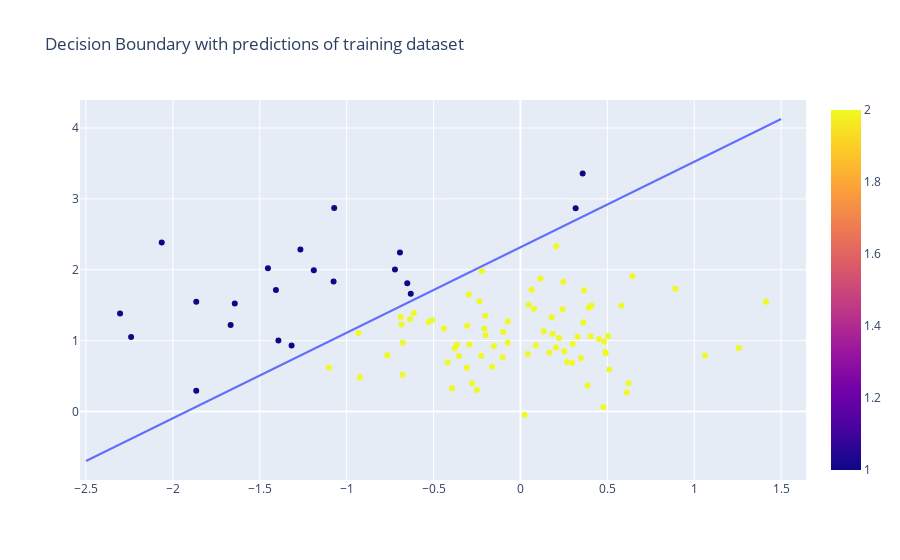

The notebook cell this image was saved under:
### Markdown cell above
You can draw the decision boundary $w^Tx = 0$ by using:

### Code cell
import plotly.graph_objects as go

# First compute w... then: 
x1 = np.linspace(-2.5,1.5,10) 
x2 = (-w[0]-w[1]*x1)/w[2]
fig1 = px.line(pd.DataFrame(dict(x1=x1, x2=x2)), x='x1', y='x2')
fig2 = px.scatter(pd.DataFrame(dict(prediction=2-t_train_pred, x1 = synth_train[:,1], x2 = synth_train[:,2])),x='x1', y='x2', color='prediction')
fig_boundary = go.Figure(data = fig1.data + fig2.data)
fig_boundary.update_layout(dict(title='Decision Boundary with predictions of training dataset'))
fig_boundary.show()

### Figure 1 — Plotly figure (JSON) as saved in the notebook; plotly's stock layout.template omitted (floating-point values rounded to 4 significant figures)
{"data": [{"hovertemplate": "x1=%{x}<br>x2=%{y}<extra></extra>", "legendgroup": "", "line": {"color": "#636efa", "dash": "solid"}, "marker": {"symbol": "circle"}, "mode": "lines", "name": "", "orientation": "v", "showlegend": false, "type": "scatter", "x": [-2.5, -2.056, -1.611, -1.167, -0.7222, -0.2778, 0.1667, 0.6111, 1.056, 1.5], "xaxis": "x", "y": [-0.6994, -0.1631, 0.3732, 0.9095, 1.446, 1.982, 2.518, 3.055, 3.591, 4.127], "yaxis": "y"}, {"hovertemplate": "x1=%{x}<br>x2=%{y}<br>prediction=%{marker.color}<extra></extra>", "legendgroup": "", "marker": {"color": [1, 2, 2, 2, 1, 2, 2, 1, 2, 2, 2, 2, 2, 2, 1, 2, 2, 2, 2, 2, 2, 2, 2, 2, 2, 2, 2, 2, 2, 2, 2, 1, 1, 2, 1, 2, 2, 2, 2, 2, 2, 2, 2, 2, 2, 2, 1, 2, 2, 2, 2, 2, 1, 2, 2, 1, 2, 2, 2, 2, 2, 2, 2, 2, 2, 1, 2, 2, 1, 1, 2, 2, 2, 2, 2, 2, 2, 2, 2, 2, 1, 1, 2, 1, 2, 2, 2, 2, 2, 2, 2, 2, 2, 2, 1, 1, 1, 1, 2, 1], "coloraxis": "coloraxis", "symbol": "circle"}, "mode": "markers", "name": "", "orientation": "v", "showlegend": false, "type": "scatter", "x": [-0.7222, -0.9247, -0.766, -0.07329, -1.393, -0.2022, 0.4817, -1.866, -0.1525, 0.3864, 0.08758, -0.1629, 0.2056, -0.6789, -0.6313, 0.4514, -0.3794, -0.6781, -0.6354, -0.3945, 0.3615, -0.5287, -0.2511, 0.07829, -0.5086, 0.4089, -0.3656, 1.413, 0.1854, -0.236, -0.6143, -2.304, -1.644, -0.09963, -1.866, 0.2971, 0.2416, -0.3081, -0.2973, 0.04255, -0.2935, 0.04722, 0.5114, -0.4398, 0.5797, -0.2259, -1.317, 0.4034, 0.06398, -0.2005, 0.1792, -0.6848, -1.266, -0.07323, -0.2788, -1.668, -0.9328, -0.2225, -0.4193, -0.1023, 0.246, 0.477, 0.1661, 0.3925, 0.2688, -1.189, -0.3535, 0.206, 0.3579, -1.075, 0.6107, 0.3478, 0.134, 0.4875, 0.3281, -0.3071, 0.6225, 0.02392, 1.256, -0.2078, -1.072, -1.407, 0.6437, -1.453, 0.8912, 0.2521, 0.5042, 0.2999, 0.4904, 1.061, 0.3659, -1.102, 0.1153, 0.2222, 0.3175, -0.6936, -0.6514, -2.24, -0.6888, -2.064], "xaxis": "x", "y": [2.004, 0.4837, 0.7943, 0.9699, 0.9997, 1.35, 0.9844, 1.548, 0.9225, 0.3663, 0.9324, 0.6305, 0.9027, 0.5193, 1.661, 1.023, 0.8925, 0.9694, 1.299, 0.3272, 1.259, 1.261, 0.3042, 1.449, 1.288, 1.495, 0.9434, 1.549, 1.095, 1.555, 1.389, 1.381, 1.522, 1.122, 0.293, 0.6859, 1.443, 0.6168, 1.65, 0.809, 0.9441, 1.505, 0.5909, 1.172, 1.492, 0.7871, 0.9323, 1.062, 1.718, 1.075, 1.331, 1.226, 2.286, 1.271, 0.3962, 1.22, 1.106, 1.983, 0.6952, 0.7653, 1.83, 0.06119, 0.8327, 1.462, 0.6986, 1.992, 0.7811, 2.33, 3.358, 1.833, 0.2676, 0.7545, 1.132, 0.8396, 1.054, 1.211, 0.3983, -0.04733, 0.8962, 1.172, 2.872, 1.713, 1.908, 2.022, 1.732, 0.8487, 1.063, 0.9508, 0.8219, 0.7881, 1.711, 0.6187, 1.878, 1.037, 2.866, 2.242, 1.809, 1.05, 1.337, 2.385], "yaxis": "y"}], "layout": {"title": {"text": "Decision Boundary with predictions of training dataset"}}}
